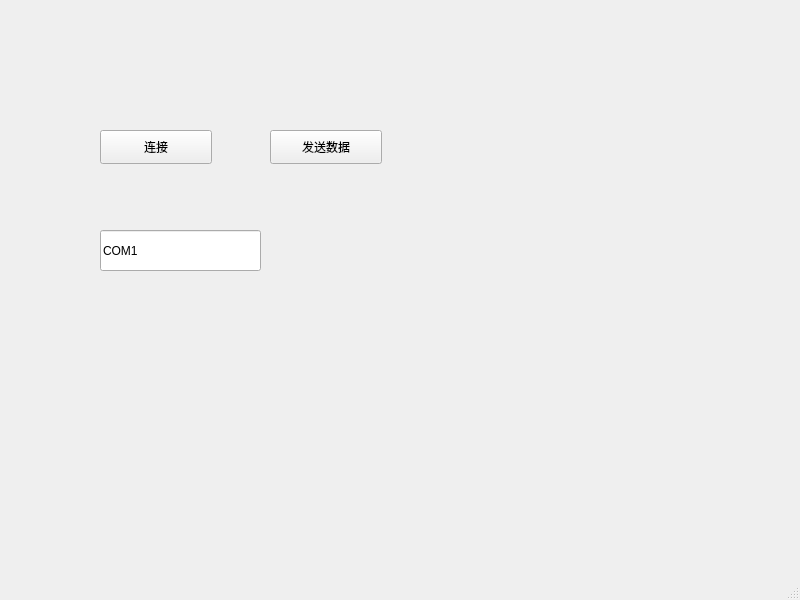
<?xml version="1.0" encoding="UTF-8"?>
<ui version="4.0">
 <class>MainWindow</class>
 <widget class="QMainWindow" name="MainWindow">
  <property name="geometry">
   <rect>
    <x>0</x>
    <y>0</y>
    <width>800</width>
    <height>600</height>
   </rect>
  </property>
  <property name="windowTitle">
   <string>MainWindow</string>
  </property>
  <widget class="QWidget" name="centralwidget">
   <widget class="QPushButton" name="pushButton_4">
    <property name="geometry">
     <rect>
      <x>100</x>
      <y>130</y>
      <width>112</width>
      <height>34</height>
     </rect>
    </property>
    <property name="text">
     <string>连接</string>
    </property>
   </widget>
   <widget class="QPushButton" name="pushButton_5">
    <property name="geometry">
     <rect>
      <x>270</x>
      <y>130</y>
      <width>112</width>
      <height>34</height>
     </rect>
    </property>
    <property name="text">
     <string>发送数据</string>
    </property>
   </widget>
   <widget class="QLineEdit" name="lineEdit_3">
    <property name="geometry">
     <rect>
      <x>100</x>
      <y>230</y>
      <width>161</width>
      <height>41</height>
     </rect>
    </property>
    <property name="text">
     <string>COM1</string>
    </property>
   </widget>
  </widget>
  <widget class="QMenuBar" name="menubar">
   <property name="geometry">
    <rect>
     <x>0</x>
     <y>0</y>
     <width>800</width>
     <height>29</height>
    </rect>
   </property>
  </widget>
  <widget class="QStatusBar" name="statusbar"/>
 </widget>
 <resources/>
 <connections/>
</ui>
